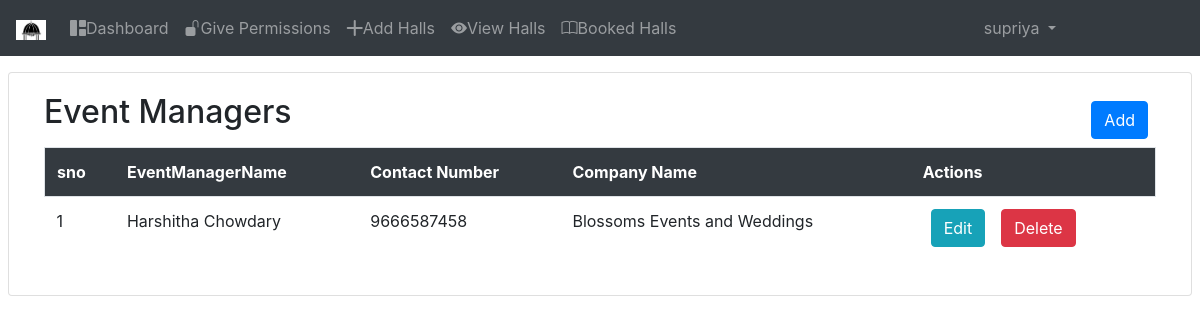
Screenshot of /event/ (signed in) with the database file from the repository.
### HallBooking/models.py (models this page shows)
class User(AbstractUser):
	g = [('M','Male'),('F','Female'),('O','Others')]
	gender = models.CharField(max_length=10,choices=g)
	age = models.IntegerField(default=18)
	mobile_no = models.CharField(max_length=10)
	dob = models.DateField(null=True)
	pid_no=models.CharField(max_length=10)
	address_line1=models.CharField(max_length=200)
	address_line2=models.CharField(max_length=200)
	city=models.CharField(max_length=30)
	state=models.CharField(max_length=30)
	country=models.CharField(max_length=30)
	im = models.ImageField(upload_to="Profile_pics/",default="avatar.png")
	r = [(0,'guest'),(1,'user'),(2,'manager')]
	role = models.IntegerField(choices=r,default=0)

class Services(models.Model):
	eventmanager = models.CharField(max_length=20)
	managercontact = models.IntegerField()
	company = models.CharField(max_length=50)
	e = models.ForeignKey(User,on_delete=models.CASCADE)

### HallBooking/views.py (the view)
# urls.py: path('event/',views.eventmanager,name="eventman"),
def eventmanager(request):
	l = Services.objects.filter(e_id=request.user.id)
	s = Services.objects.all()
	return render(request,'html/eventmanagers.html',{'mn':l,"ss":s})

### HallBooking/templates/html/eventmanagers.html (shortened to what this page needs)
{% extends 'html/base.html' %}
{% load static %}
{% block content %}
<body id="bg" style="background-image: url('{% static 'img/about5.jpg' %}');">
</body>
<div class="container-fluid mt-3">
	<div class="row">
		<div class="card col-md mx-2">
		<div class="card-body">
			<h2>Event Managers <a href="{% url 'addeve' %}" class="btn btn-primary float-right m-2">Add</a></h2>
			<table class="table table-borderless" id="table_id">
				<tr class="bg-dark text-white border rounded">
					<th>sno</th>
					<th>EventManagerName</th>
					<th>Contact Number</th>
					<th>Company Name</th>
					<th colspan="2">Actions</th>
				</tr>
				{% if user.is_superuser %}
				{% for b in ss %}
				<tr>
					<td>{{forloop.counter}}</td>
					<td>{{b.eventmanager}}</td>
					<td>{{b.managercontact}}</td>
					<td>{{b.company}}</td>
					<td><a href="{% url 'uphl' b.id %}" class="btn btn-info mx-2">Edit</a><a href="{% url 'delt' b.id %}" class="btn btn-danger mx-2">Delete</a></td>
				</tr>
				{% endfor %}
				{% endif %}
			</table>
		</div>
	</div>
</div>
{% endblock %}

### HallBooking/templates/html/navbar.html (shortened to what this page needs)
{% load static %}
<nav class="navbar navbar-expand-md bg-dark navbar-dark">
  <a class="navbar-brand" href="{% url 'hm' %}">
    <img src="{% static 'img/logo3.png' %}" alt="logo" style="width:30px;height:20px;">
  </a>
  <div class="collapse navbar-collapse" id="collapsibleNavbar">
    <ul class="navbar-nav">
      {% if not user.is_authenticated %}
      <li class="nav-item">
        <a class="nav-link" href="{% url 'hm' %}"><i class="bi bi-house-fill"></i>Home</a>
      </li>
      <li class="nav-item">
        <a class="nav-link" href="{% url 'ab' %}"><i class="bi bi-info-circle-fill"></i>About</a>
      </li>
      <li class="nav-item">
        <a class="nav-link" href="{% url 'cn' %}"><i class="bi bi-telephone-fill"></i></i>Contact</a>
      </li>
      <li class="nav-item">
        <a class="nav-link" href="{% url 'rg' %}">Registration</a>
      </li>
      {% elif user.is_superuser %}
    <li class="nav-item">
      <a class="nav-link" href="{% url 'dsh' %}"><i class="bi bi-grid-1x2-fill"></i>Dashboard</a>
    </li>
    <li class="nav-item">
        <a class="nav-link" href="{% url 'per' %}"><i class="bi bi-unlock-fill"></i>Give Permissions</a>
    </li>
    <li class="nav-item">
        <a class="nav-link" href="{% url 'adh' %}"><i class="bi bi-plus-lg"></i>Add Halls</a>
    </li>
    <li class="nav-item">
        <a class="nav-link" href="{% url 'hlv' %}"><i class="bi bi-eye-fill"></i>View Halls</a>
    </li>
    <li class="nav-item">
        <a class="nav-link" href="{% url 'bookedhalls' %}"><i class="bi bi-book"></i>Booked Halls</a>
    </li>
    {% endif %}
  </ul>
    <ul class="navbar-nav ml-auto" style="margin-right:120px">
      {% if not user.is_authenticated %}
      <li class="nav-item">
        <a class="nav-link" href="{% url 'lg' %}"><i class="bi bi-person-check-fill"></i>Login</a>
      </li>
      {% else %}
      <li class="dropdown">
      <a type="button" class="nav-link dropdown-toggle" data-toggle="dropdown">
         {{user.username}}
       </a>
    </li>
    {% endif %}
    </ul>
  </div>
</nav>

### HallBooking/static/css/comment.css (style rules this page uses)
#bg { background-repeat: no-repeat; background-size: 1800px 900px; background-position: top; background-attachment: fixed; }

### rows the page displays
User: username "supriya"
Services: eventmanager "Harshitha Chowdary", managercontact "9666587458", company "Blossoms Events and Weddings"
